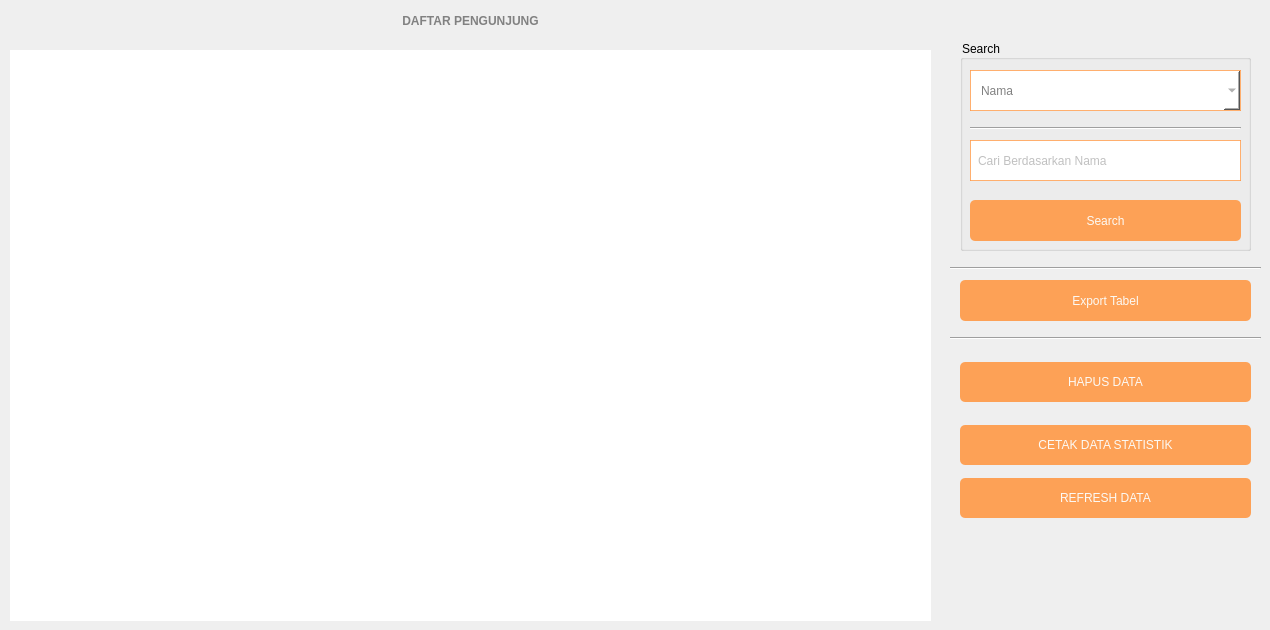
    <widget class="QWidget" name="daftarPengunjung">
     <property name="styleSheet">
      <string notr="true">QWidget#daftarPengunjung {
	background-color: #fcf9f4;
}</string>
     </property>
     <widget class="QLabel" name="label2">
      <property name="geometry">
       <rect>
        <x>10</x>
        <y>0</y>
        <width>921</width>
        <height>41</height>
       </rect>
      </property>
      <property name="styleSheet">
       <string notr="true">QLabel#label2{
	font: 20pt &quot;Comic Sans MS&quot;;
	font-weight: bold;
	color: #818181;
}</string>
      </property>
      <property name="text">
       <string>DAFTAR PENGUNJUNG</string>
      </property>
      <property name="alignment">
       <set>Qt::AlignCenter</set>
      </property>
     </widget>
     <widget class="QTableWidget" name="daftarPengunjungTabel">
      <property name="geometry">
       <rect>
        <x>10</x>
        <y>50</y>
        <width>921</width>
        <height>571</height>
       </rect>
      </property>
      <property name="font">
       <font>
        <family>Comic Sans MS</family>
        <pointsize>10</pointsize>
       </font>
      </property>
      <property name="styleSheet">
       <string notr="true">QTableWidget#daftarPengunjungTabel {
	border: none;
	color: rgb(129, 129, 129)
}</string>
      </property>
      <property name="editTriggers">
       <set>QAbstractItemView::SelectedClicked</set>
      </property>
      <property name="tabKeyNavigation">
       <bool>false</bool>
      </property>
      <property name="showDropIndicator" stdset="0">
       <bool>false</bool>
      </property>
      <property name="dragDropOverwriteMode">
       <bool>false</bool>
      </property>
      <property name="selectionMode">
       <enum>QAbstractItemView::SingleSelection</enum>
      </property>
      <property name="selectionBehavior">
       <enum>QAbstractItemView::SelectRows</enum>
      </property>
      <property name="sortingEnabled">
       <bool>true</bool>
      </property>
     </widget>
     <widget class="QWidget" name="layoutWidget">
      <property name="geometry">
       <rect>
        <x>960</x>
        <y>350</y>
        <width>291</width>
        <height>181</height>
       </rect>
      </property>
      <layout class="QVBoxLayout" name="verticalLayout_2">
       <property name="spacing">
        <number>1</number>
       </property>
       <property name="sizeConstraint">
        <enum>QLayout::SetDefaultConstraint</enum>
       </property>
       <item>
        <widget class="QPushButton" name="hapusDataPButton">
         <property name="cursor">
          <cursorShape>PointingHandCursor</cursorShape>
         </property>
         <property name="styleSheet">
          <string notr="true">QPushButton#hapusDataPButton {
	background-color: rgba(255, 153, 70,230);
	border: none;
	border-radius: 5px;
	height: 40px;
	font: 13pt &quot;Comic Sans MS&quot;;
	color: #fcf9f4
}
QPushButton#hapusDataPButton:hover {
	background-color:rgba(255, 153, 70,255);
	font: 15pt &quot;Comic Sans MS&quot;;
}</string>
         </property>
         <property name="text">
          <string>HAPUS DATA</string>
         </property>
        </widget>
       </item>
       <item>
        <spacer name="verticalSpacer_2">
         <property name="orientation">
          <enum>Qt::Vertical</enum>
         </property>
         <property name="sizeType">
          <enum>QSizePolicy::Fixed</enum>
         </property>
         <property name="sizeHint" stdset="0">
          <size>
           <width>20</width>
           <height>10</height>
          </size>
         </property>
        </spacer>
       </item>
       <item>
        <widget class="QPushButton" name="statistikPButton">
         <property name="cursor">
          <cursorShape>PointingHandCursor</cursorShape>
         </property>
         <property name="styleSheet">
          <string notr="true">QPushButton#statistikPButton {
	background-color: rgba(255, 153, 70,230);
	border: none;
	border-radius: 5px;
	height: 40px;
	font: 13pt &quot;Comic Sans MS&quot;;
	color: #fcf9f4;
}
QPushButton#statistikPButton:hover {
	background-color: rgba(255, 153, 70,255);
	font: 15pt &quot;Comic Sans MS&quot;;
}</string>
         </property>
         <property name="text">
          <string>CETAK DATA STATISTIK</string>
         </property>
        </widget>
       </item>
       <item>
        <widget class="QPushButton" name="refreshDataPButton">
         <property name="cursor">
          <cursorShape>PointingHandCursor</cursorShape>
         </property>
         <property name="styleSheet">
          <string notr="true">QPushButton#refreshDataPButton {
	background-color: rgba(255, 153, 70,230);
	border: none;
	border-radius: 5px;
	height: 40px;
	font: 13pt &quot;Comic Sans MS&quot;;
	color: #fcf9f4
}
QPushButton#refreshDataPButton:hover {
	background-color: rgba(255, 153, 70,255);
	font: 15pt &quot;Comic Sans MS&quot;;
}</string>
         </property>
         <property name="text">
          <string>REFRESH DATA</string>
         </property>
        </widget>
       </item>
      </layout>
     </widget>
     <widget class="QGroupBox" name="groupBox_3">
      <property name="geometry">
       <rect>
        <x>960</x>
        <y>40</y>
        <width>291</width>
        <height>211</height>
       </rect>
      </property>
      <property name="styleSheet">
       <string notr="true">QGroupBox#groupBox_3 {
	font: 14pt &quot;Comic Sans MS&quot;;
	font-weight: bold;
	color: #000000;
	font-weight: 400;
}</string>
      </property>
      <property name="title">
       <string>Search</string>
      </property>
      <widget class="QComboBox" name="searchPBy">
       <property name="geometry">
        <rect>
         <x>10</x>
         <y>30</y>
         <width>271</width>
         <height>41</height>
        </rect>
       </property>
       <property name="cursor">
        <cursorShape>PointingHandCursor</cursorShape>
       </property>
       <property name="styleSheet">
        <string notr="true">QComboBox#searchPBy {
	padding-left: 10px;
	font: 14pt &quot;Comic Sans MS&quot;;
	color: #818181;
	border: 1px solid rgba(255, 153, 70,200);
	background-color: #ffffff;
}
QComboBox#searchPBy:hover {
	border: 1px solid rgb(255, 153, 70);
}</string>
       </property>
       <item>
        <property name="text">
         <string>Nama</string>
        </property>
       </item>
       <item>
        <property name="text">
         <string>Tanggal Kunjung</string>
        </property>
       </item>
      </widget>
      <widget class="QPushButton" name="searchPButton">
       <property name="geometry">
        <rect>
         <x>10</x>
         <y>160</y>
         <width>271</width>
         <height>41</height>
        </rect>
       </property>
       <property name="cursor">
        <cursorShape>PointingHandCursor</cursorShape>
       </property>
       <property name="styleSheet">
        <string notr="true">QPushButton#searchPButton {
	background-color: rgba(255, 153, 70,230);
	border: none;
	border-radius: 5px;
	height: 40px;
	font: 13pt &quot;Comic Sans MS&quot;;
	color: #fcf9f4
}
QPushButton#searchPButton:hover {
	background-color: rgba(255, 153, 70,255);
	font: 15pt &quot;Comic Sans MS&quot;;
}</string>
       </property>
       <property name="text">
        <string>Search</string>
       </property>
      </widget>
      <widget class="Line" name="line_7">
       <property name="geometry">
        <rect>
         <x>10</x>
         <y>80</y>
         <width>271</width>
         <height>16</height>
        </rect>
       </property>
       <property name="orientation">
        <enum>Qt::Horizontal</enum>
       </property>
      </widget>
      <widget class="QStackedWidget" name="stackedWidget_2">
       <property name="geometry">
        <rect>
         <x>0</x>
         <y>100</y>
         <width>291</width>
         <height>51</height>
        </rect>
       </property>
       <property name="currentIndex">
        <number>0</number>
       </property>
       <widget class="QWidget" name="nama">
        <widget class="QLineEdit" name="searchPByEdit">
         <property name="geometry">
          <rect>
           <x>10</x>
           <y>0</y>
           <width>271</width>
           <height>41</height>
          </rect>
         </property>
         <property name="styleSheet">
          <string notr="true">QLineEdit#searchPByEdit {
	padding-left: 5px;
	font: 14pt &quot;Comic Sans MS&quot;;
	color: #818181;
	border: 1px solid rgba(255, 153, 70,200);
	background-color: #ffffff;
}
QLineEdit#searchPByEdit:hover {
	border: 1px solid rgb(255, 153, 70);
}</string>
         </property>
         <property name="text">
          <string/>
         </property>
         <property name="maxLength">
          <number>30</number>
         </property>
         <property name="placeholderText">
          <string>Cari Berdasarkan Nama</string>
         </property>
        </widget>
       </widget>
       <widget class="QWidget" name="tglKunjung">
        <widget class="QDateEdit" name="searchDate">
         <property name="geometry">
          <rect>
           <x>10</x>
           <y>0</y>
           <width>271</width>
           <height>41</height>
          </rect>
         </property>
         <property name="cursor">
          <cursorShape>PointingHandCursor</cursorShape>
         </property>
         <property name="styleSheet">
          <string notr="true">QDateEdit#searchDate {
	padding-left:10px;
	font: 14pt &quot;Comic Sans MS&quot;;
	color: #818181;
	border: 1px solid rgba(255, 153, 70,200);
	background-color: #ffffff;
}
QDateEdit:hover#searchDate {
	border: 1px solid rgb(255, 153, 70);
}</string>
         </property>
         <property name="buttonSymbols">
          <enum>QAbstractSpinBox::NoButtons</enum>
         </property>
         <property name="displayFormat">
          <string>yyyy-MM-dd</string>
         </property>
         <property name="calendarPopup">
          <bool>true</bool>
         </property>
        </widget>
       </widget>
       <widget class="QWidget" name="jamKunjung"/>
      </widget>
     </widget>
     <widget class="Line" name="line_8">
      <property name="geometry">
       <rect>
        <x>950</x>
        <y>260</y>
        <width>311</width>
        <height>16</height>
       </rect>
      </property>
      <property name="orientation">
       <enum>Qt::Horizontal</enum>
      </property>
     </widget>
     <widget class="QPushButton" name="exportTablePButton">
      <property name="geometry">
       <rect>
        <x>960</x>
        <y>280</y>
        <width>291</width>
        <height>41</height>
       </rect>
      </property>
      <property name="cursor">
       <cursorShape>PointingHandCursor</cursorShape>
      </property>
      <property name="styleSheet">
       <string notr="true">QPushButton#exportTablePButton {
	background-color: rgba(255, 153, 70,230);
	border: none;
	border-radius: 5px;
	height: 40px;
	font: 13pt &quot;Comic Sans MS&quot;;
	color: #fcf9f4
}
QPushButton#exportTablePButton:hover {
	background-color: rgba(255, 153, 70,255);
	font: 15pt &quot;Comic Sans MS&quot;;
}</string>
      </property>
      <property name="text">
       <string>Export Tabel</string>
      </property>
     </widget>
     <widget class="Line" name="line_9">
      <property name="geometry">
       <rect>
        <x>950</x>
        <y>330</y>
        <width>311</width>
        <height>16</height>
       </rect>
      </property>
      <property name="orientation">
       <enum>Qt::Horizontal</enum>
      </property>
     </widget>
    </widget>
